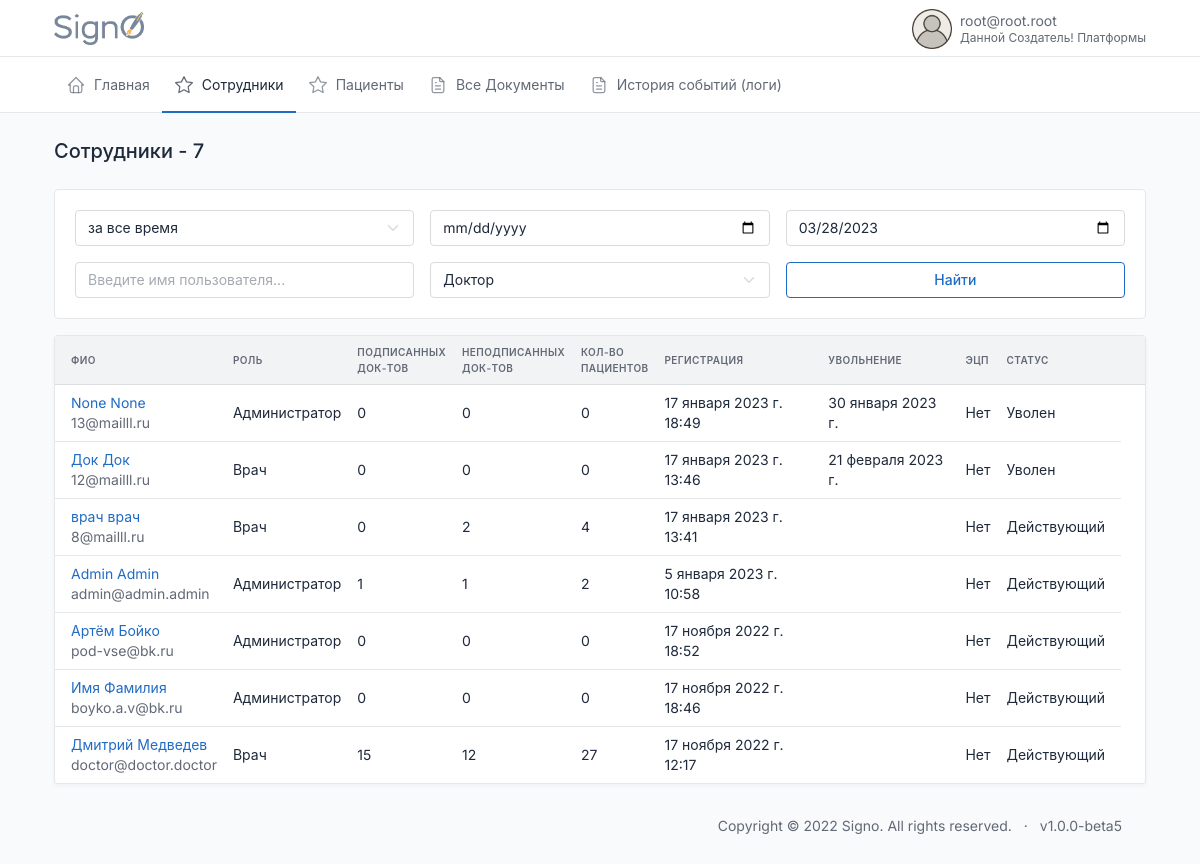
The app's page /id/users/staff/ (signed in), older data.
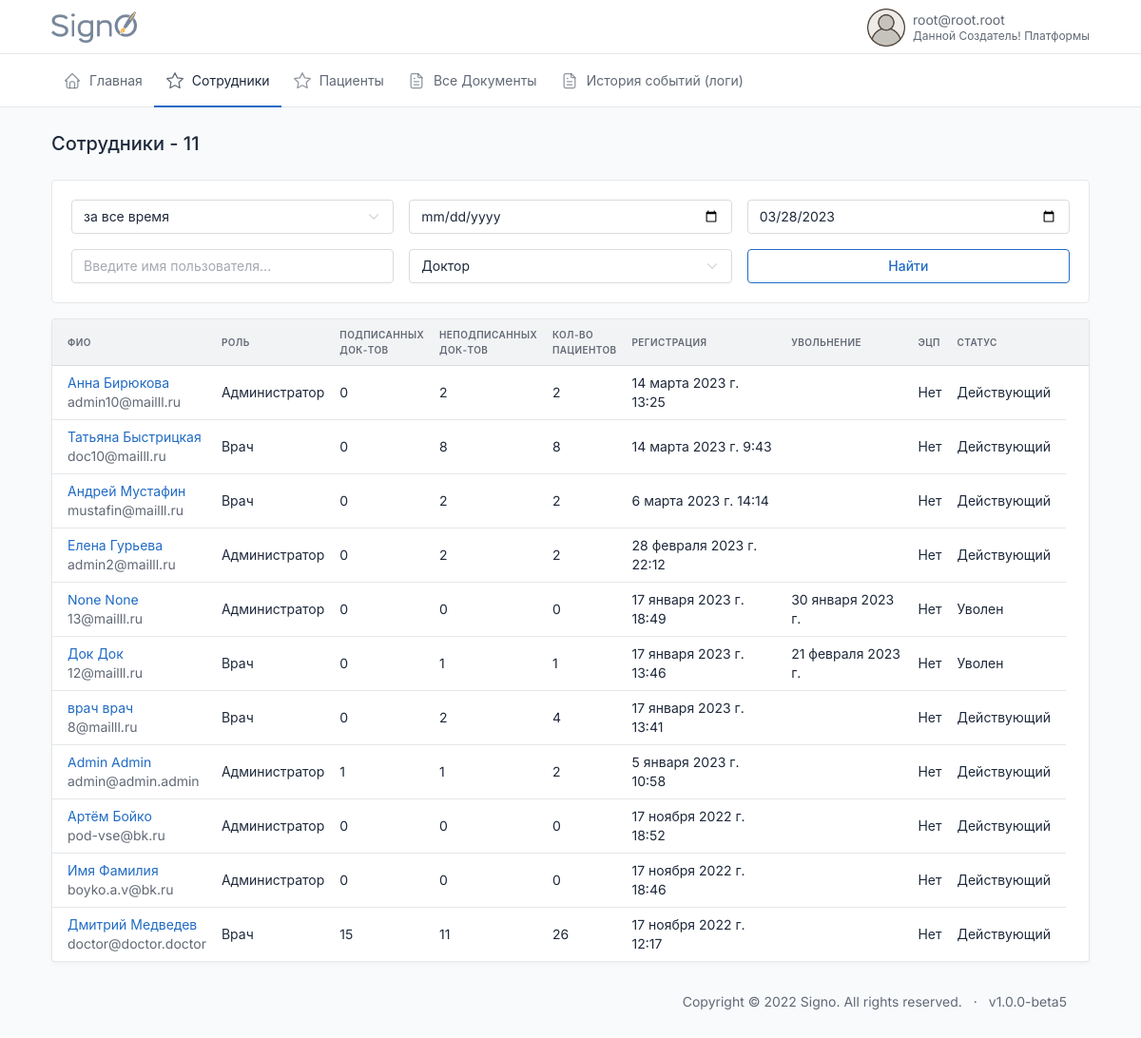
The same page, newer data.
### users/models.py (models this page shows, shortened)
class CustomUser(AbstractBaseUser, PermissionsMixin):
    email = models.EmailField(max_length=254, unique=True, verbose_name='Электронная почта')
    first_name = models.CharField(u"Имя", max_length=100, blank=True, null=True)
    last_name = models.CharField(u"Фамилия", max_length=100, blank=True, null=True)
    patronymic = models.CharField(u"Отчество", max_length=100, blank=True, null=True)
    pasport_series = models.CharField(max_length=12, blank=True, verbose_name='Серия паспорта')
    pasport_number = models.CharField(max_length=12, blank=True, verbose_name='Номер паспорта')
    addres = models.CharField(max_length=240, blank=True, verbose_name='Адрес пользователя')
    user_profile_id = models.IntegerField(blank=True, verbose_name='ID пользователя', null=True)
    phone = models.CharField(max_length=24, verbose_name='Телефон')
    uniq_id = models.CharField(unique=True, max_length=12, blank=True, null=True, verbose_name='Уникальный ID')
    photo = models.ImageField(
        upload_to='users/%Y/%m/%d/',
        blank=True,
        default='../static/images/default_avatar.png',
        verbose_name='Аватар')
    is_active = models.BooleanField(default=True, verbose_name='Активирован')
    is_admin = models.BooleanField(default=False, verbose_name='Администратор')
    is_staff = models.BooleanField(_('staff status'), default=False)
    is_superuser = models.BooleanField(_('super user'), default=False)
    date_joined = models.DateTimeField(u'date joined', blank=True, null=True, default=timezone.now)
    last_login = models.DateTimeField(u'last login', blank=True, null=True)
    groups = models.ManyToManyField(Group, blank=True, null=True, verbose_name='Группы', related_name='groups')
    user_permissions = models.ManyToManyField(Permission, blank=True, null=True, verbose_name='Разрешения', related_name='user_permissions')
    date_of_birthday = models.DateField(blank=True, null=True, verbose_name='Дата Рождения')
    ADMINISTRATOR = 'AD'
    DOCTOR = 'DO'
    CLIENT = 'CL'
    DIRECTOR = 'DI'
    TYPE_ROLE = [
        (ADMINISTRATOR, 'Администратор'),
        (DOCTOR, 'Врач'),
        (CLIENT, 'Клиент'),
        (DIRECTOR, 'Руководитель')
    ]
    type = models.CharField(max_length=6, choices=TYPE_ROLE, default=CLIENT, verbose_name='Тип пользователя')
    ban = models.BooleanField(default=False, verbose_name='Уволен')
    ban_date = models.DateTimeField(verbose_name='дата увольнения', blank=True, null=True)
    ecp = models.BooleanField(default=False, verbose_name='Наличие ЭЦП')
    USERNAME_FIELD = 'email'
    REQUIRED_FIELDS = []
    objects = CustomUserManager()
    class Meta:
        verbose_name='Пользователь'
        verbose_name_plural='Пользователи'

### users/views.py (the view)
# urls.py: path('users/staff/', staff, name='staff'),
@login_required
def staff(request):
    all_staff = CustomUser.objects.filter(Q(type='DO') | Q(type='AD'))
    all_staff = all_staff.annotate(
        signed_docs=Count(
            'sender',
            filter=Q(sender__sender_status=True),
            distinct=True)
    )
    all_staff = all_staff.annotate(
        not_signed_docs=Count(
            'sender',
            filter=Q(sender__sender_status=False),
            distinct=True)
    )
    all_staff = all_staff.annotate(
        count_sender=Subquery(
            Document.objects
                .filter(sender=OuterRef('id'))
                .exclude(founder=OuterRef('id'))
                .values('sender')
                .order_by('sender')
                .annotate(count=Count('sender'))
                .values('count')[:1],
                output_field=IntegerField()
            ),
        count_founder=Subquery(
            Document.objects
                .filter(founder=OuterRef('id'))
                .exclude(sender=OuterRef('id'))
                .values('founder')
                .order_by('founder')
                .annotate(count=Count('founder'))
                .values('count')[:1],
                output_field=models.IntegerField()
            ),
        count_both=Subquery(
            Document.objects
                .filter(founder=OuterRef('id'), sender=OuterRef('id'))
                .values('founder')
                .order_by('founder')
                .annotate(count=Count('founder'))
                .values('count')[:1],
                output_field=models.IntegerField()
            ),
        )
    staff = search_users(request, all_staff)
    staff = paginate_list(request, staff, 20)
    context = {
        'title': f'Сотрудники - {all_staff.count()}',
        'users': staff,
        }
    return render(request, 'index/users.html', context=context)

### users/services.py (called while the page is built, shortened)
def search_users(request, all_users):
    search_name = request.GET.get('search')
    period = request.GET.get('period')
    user_type = request.GET.get('user_type')
    if period:
        start_date, end_date = get_dates(period, all_users)
        all_users = all_users.filter(date_joined__range=[start_date, end_date])
    if user_type:
        all_users = all_users.filter(type=user_type)
    sort_filter = request.GET.get('sort')
    if sort_filter:
        all_users = all_users.order_by(sort_filter)
    else:
        all_users = all_users.order_by('-date_joined')
    return all_users

### utils/services.py (called while the page is built)
def paginate_list(request, list, page_len):
    paginator = Paginator(list, page_len)
    page_number = request.GET.get('page')
    return paginator.get_page(page_number)

### utils/templatetags/extra_tags.py (called while the page is built)
@register.filter(name='number_of_patients')
def number_of_patients(user):
    return sum([(user.count_sender or 0),
                (user.count_founder or 0),
                (user.count_both or 0)])

### index/templates/index/users.html
{%extends 'index.html'%}
{%block content%}
{% include 'common/_info_box_users.html' %}
{% if title == "Пациенты" %}
    {% include 'common/_clients_table.html' %}
{% else %}
    {% include 'common/_staff_table.html' %}
{% endif %}
{%endblock%}

### templates/header.html (shortened to what this page needs)
<!doctype html>{%load static%}
<html lang="en">
<head>
  <link href="{% static 'dist/css/tabler.min.css' %}" rel="stylesheet" />
  <link href="{% static 'dist/css/tabler-flags.min.css' %}" rel="stylesheet" />
  <link href="{% static 'dist/css/tabler-payments.min.css'%}" rel="stylesheet" />
  <link href="{% static 'dist/css/tabler-vendors.min.css' %}" rel="stylesheet" />
  <link href="{% static 'dist/css/demo.min.css'%}" rel="stylesheet" />
  <link href="{% static 'css/style.css'%}" rel="stylesheet" />
  <link rel='stylesheet' href='https://cdn-uicons.flaticon.com/uicons-regular-rounded/css/uicons-regular-rounded.css'>
</head>
<body>
  <div class="wrapper">
    <header class="navbar navbar-expand-md navbar-light d-print-none">
      <div class="container-xl">
        <h1 class="navbar-brand navbar-brand-autodark d-none-navbar-horizontal pe-0 pe-md-3"
          style="display:flex; justify-content:space-between">
          <a href="{%url 'index'%}">
            <img width=90px height=33px src="/static/images/signo_logo.png">
          </a>
        </h1>
        <div class="navbar-nav flex-row order-md-last">
          <div class="nav-item dropdown">
            <a href="#" class="nav-link d-flex lh-1 text-reset p-0" data-bs-toggle="dropdown"
              aria-label="Open user menu">
              <img width=40px height=40px src="{{request.user.photo.url}}">
              <div class="d-none d-xl-block ps-2">
                <div>{{request.user.email}}</div>
                <div class="mt-1 small text-muted">
                  {{request.user.last_name}} {{request.user.first_name}} {{request.user.patronymic}}
                </div>
              </div>
            </a>
          </div>
        </div>
      </div>
    </header>
    <div class="navbar-expand-md">
      <div class="collapse navbar-collapse" id="navbar-menu">
        <div class="navbar navbar-light">
          <div class="container-xl">
            <ul class="navbar-nav">
              {%if request.user.type == 'DI'%}
              {% include 'menu/director.html' %}
              {%endif%}
            </ul>
          </div>
        </div>
      </div>
    </div>
    <div class="page-wrapper">
      <div class="container-xl">
        <div class="page-header d-print-none">
          <div class="row align-items-center">
            <div class="col">
              <h2 class="page-title">
                {%block title%}{{title}}{%endblock%}
              </h2>
            </div>
          </div>
        </div>
      </div>
      <div class="page-body">
        <div class="container-xl">

### templates/common/_staff_table.html (shortened to what this page needs)
{% load static %}
<div class="col-12">
    <div class="card">
      <div class="table-responsive">
        <table class="table table-vcenter card-table">
          <thead>
            <tr>
              <th id="th-last_name" class='sortable-table-header' onclick="filterByField('last_name')">ФИО</th></th>
              <th id="th-type" class="sortable-table-header" onclick="filterByField('type')">Роль</th>
              <th id="th-signed_docs" class='sortable-table-header' onclick="filterByField('signed_docs')">Подписанных<br> док-тов</th>
              <th id="th-not_signed_docs" class='sortable-table-header' onclick="filterByField('not_signed_docs')">Неподписанных<br> док-тов</th>
              <th id="th-number_of_patients" class='sortable-table-header' onclick="filterByField('number_of_patients')">Кол-во<br> пациентов</th>
              <th id="th-date_joined" class='sortable-table-header' onclick="filterByField('date_joined')">Регистрация</th>
              <th id="th-ban_date" class='sortable-table-header' onclick="filterByField('ban_date')">Увольнение</th>
              <th id="th-ecp" class='sortable-table-header' onclick="filterByField('ecp')">ЭЦП</th>
              <th id="th-ban" class='sortable-table-header' onclick="filterByField('ban')">Статус</th>
              <th class="w-1"></th>
            </tr>
          </thead>
          <tbody class="lazy-loading-users">
            {% for user in users %}
                <tr class="lazy-row-users">
                    <td>
                        <a href="{%url 'user' user.id%}"><div class="font-weight-medium">{{user.first_name}} {{user.last_name}}</div></a>
                        <div class="text-muted"><a href="#" class="text-reset">{{user.email}}</a></div>
                    </td>
                    <td>
                        <div>{{ user.get_type_display }}</div>
                    </td>
                    <td>
                        <div>{{ user.signed_docs }}</div>
                    </td>
                    <td>
                        <div>{{ user.not_signed_docs}}</div>
                    </td>
                    <td>
                        <div>{{ user|number_of_patients }}</div>
                    </td>
                    <td>
                        <div>{{ user.date_joined }}</div>
                    </td>
                    <td>
                      {% if user.ban %}
                        <div>{{ user.ban_date|date }}</div>
                      {% endif  %}
                  </td>
                    <td>
                        <div>{% if user.ecp %}Да{% else %} Нет {% endif %}</div>
                    </td>
                    <td>
                        <div>{% if user.ban %}Уволен{% else %}Действующий{% endif %}</div>
                    </td>
                </tr>
          {% endfor %}
          </tbody>
        </table>
      </div>
    </div>
  </div>

Row changes from the older to the newer data that the page shows:
added CustomUser: first_name "Анна", last_name "Бирюкова", email "admin10@mailll.ru", type "Администратор", signed_docs "0", not_signed_docs "2", user "2", date_joined "14 марта 2023 г. 13:25", ecp "Нет", ban "Действующий"
added CustomUser: first_name "Татьяна", last_name "Быстрицкая", email "doc10@mailll.ru", type "Врач", signed_docs "0", not_signed_docs "8", user "8", date_joined "14 марта 2023 г. 9:43", ecp "Нет", ban "Действующий"
added CustomUser: first_name "Андрей", last_name "Мустафин", email "mustafin@mailll.ru", type "Врач", signed_docs "0", not_signed_docs "2", user "2", date_joined "6 марта 2023 г. 14:14", ecp "Нет", ban "Действующий"
added CustomUser: first_name "Елена", last_name "Гурьева", email "admin2@mailll.ru", type "Администратор", signed_docs "0", not_signed_docs "2", user "2", date_joined "28 февраля 2023 г. 22:12", ecp "Нет", ban "Действующий"
computed for CustomUser "Док": not_signed_docs "0" → "1"; user "0" → "1"
computed for CustomUser "Дмитрий": not_signed_docs "12" → "11"; user "27" → "26"
Text that changed along with them:
{{ title }}: "Сотрудники - 7" → "Сотрудники - 11"
